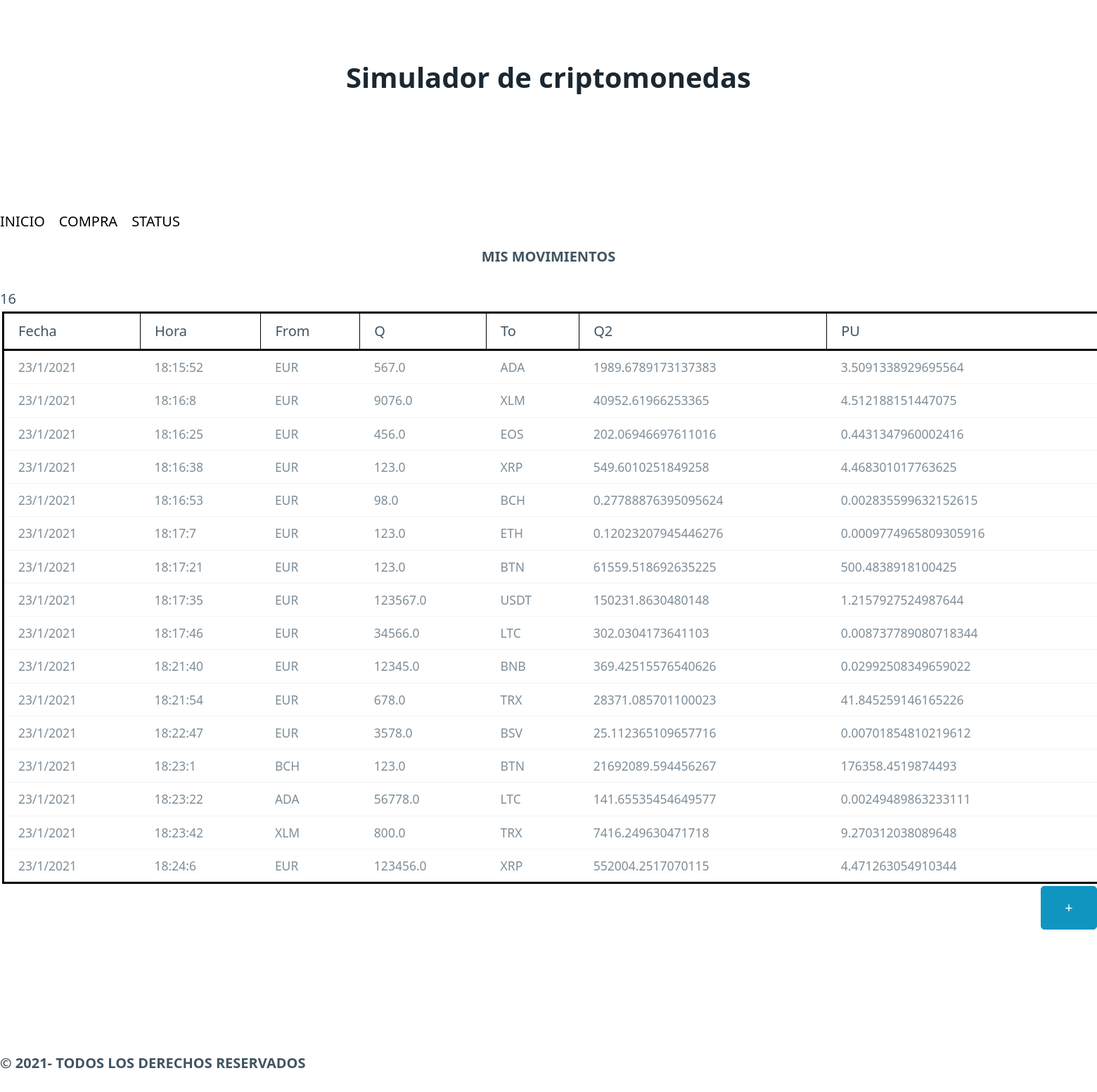
Before: / with the older database file.
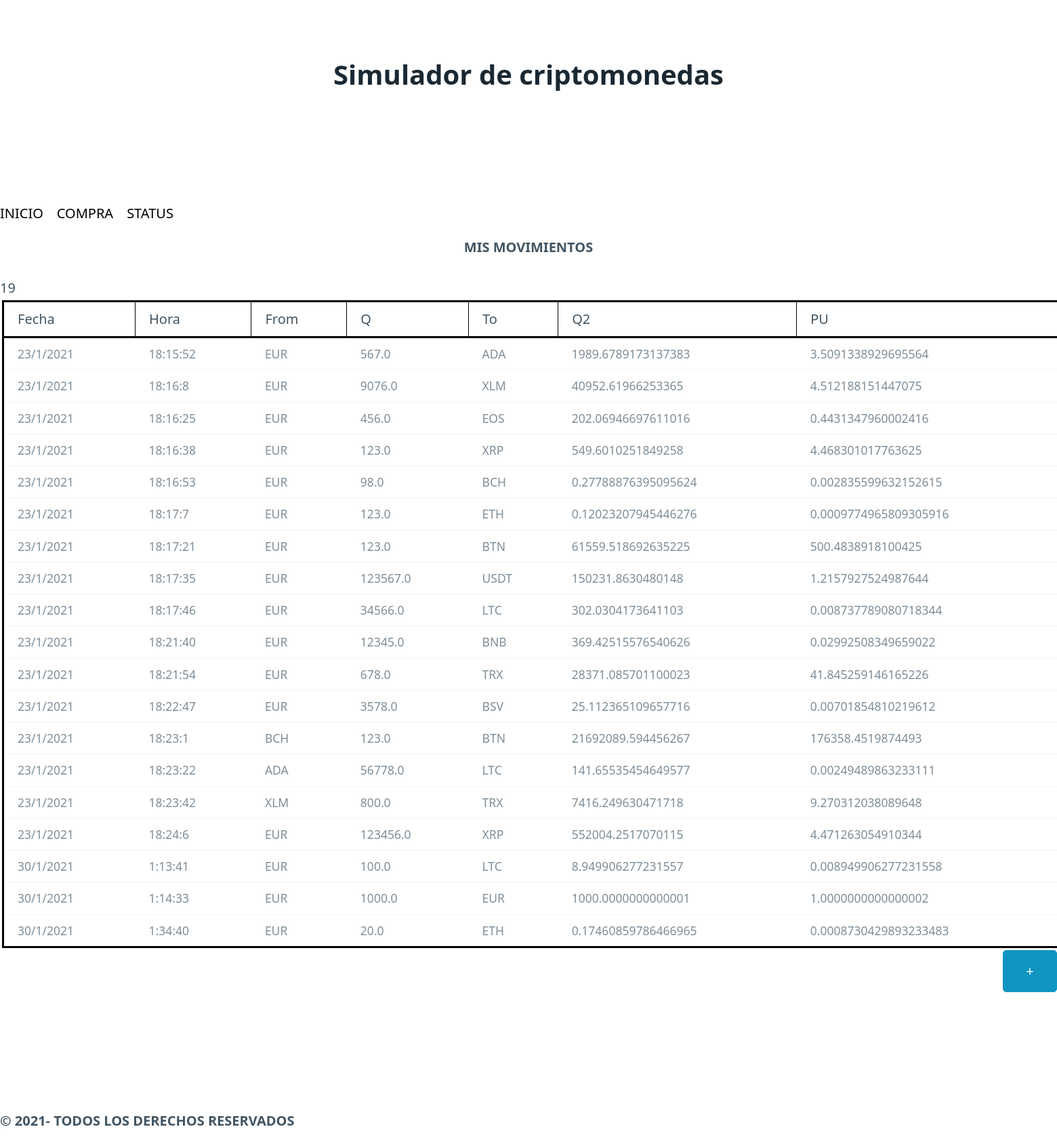
After: the same page with the newer database file.
### tables this page shows
CREATE TABLE "movimientos" (
	"id"	INTEGER,
	"date"	TEXT NOT NULL,
	"time"	TEXT NOT NULL,
	"from_currency"	TEXT NOT NULL,
	"from_quantity"	REAL NOT NULL,
	"to_currency"	TEXT NOT NULL,
	"to_quantity"	REAL NOT NULL,
	"PU"	REAL NOT NULL,
	PRIMARY KEY("id" AUTOINCREMENT)
);

### movements/views.py (the view)
@app.route("/")
def listaIngresos():
    form= MovementForm()
    conn= sqlite3.connect("movements/data/basededatos.db")
    c= conn.cursor()
    c.execute("SELECT date, time , from_currency, from_quantity, to_currency, to_quantity, PU FROM movimientos;") or []
    ingresos= c.fetchall()
    conn.close()
    '''# llamo a mi fichero csv
    fIngresos= open("movements/data/basededatos.csv ", "r")
    # leo linea a linea mi fichero
    csvReader= csv.reader(fIngresos, delimiter="," , quotechar='"')
    ingresos= list(csvReader) '''
    return render_template("movements.html", datos=ingresos , form=form)

### movements/templates/movements.html (shortened to what this page needs)
{% extends "inicio.html" %}
{% block contenido %}
<nav class="opciones123">
    <ul>
        <li><a class="milista" href="/" aria-disabled="true"> INICIO </a></li>
        <li><a  class="milista" href="compra.html">COMPRA</a></li>
        <li><a class="milista" href="status.html">STATUS</a></li>
    </ul>
</nav>
<p class="tituloinicio">MIS MOVIMIENTOS</p>
{{datos|length}}
{% if datos|length > 0 %}
<table class="tabla">
        <tr class="tabla2">
            <th class="opcion">Fecha</th>
            <th class="opcion">Hora</th>
            <th class="opcion">From</th>
            <th class="opcion">Q</th>
            <th class="opcion">To</th>
            <th class="opcion">Q2</th>
            <th class="opcion">PU</th>
        </tr>
    {% for registro in datos %}
        <tr>
        <td> {{ registro [0] }}</td>
        <td>{{ registro[1] }}</td>
        <td>{{ registro[2] }}</td>
        <td>{{ registro[3] }}</td>
        <td>{{ registro[4] }}</td>
        <td>{{ registro[5] }}</td>
        <td>{{ registro[6] }}</td>
        </tr>
    {% endfor %}
    {% else %}
    <p>NO HAY MOVIMIENTOS</p>
        {% endif %}
    </table>
    <button onclick="location.href='compra.html'"  class="boton"  type="button" class="btn btn-secondary btn-lg align-items-end"> + </button>
{% endblock %}

### movements/templates/inicio.html (shortened to what this page needs)
<!DOCTYPE html>
<html lang="en">
    <head>
        <link rel="stylesheet" href="{{ url_for('static', filename='css/pico.css') }}">
        <link rel="stylesheet" href="{{ url_for('static', filename='css/style.css') }}">
        <body class="imagen-fondo2">
            <header class="simulador">
                <h1>Simulador de criptomonedas</h1>
            </header>
        <head>
    </head>
        <section>
            {% block contenido %} {% endblock %}
        </section>
        <footer class="derechos">
            &copy; 2021- TODOS LOS DERECHOS RESERVADOS
        </footer>
    </body>
</html>

### movements/static/css/style.css (style rules this page uses)
.derechos { opacity: 100%; font-weight: bold; }
.imagen-fondo2 { background-image: url("https://fondosmil.com/fondo/16641.jpg"); background-size: cover; }
.boton { width: 80px; float:right }
.tituloinicio { text-align: center; font-weight: bold; }
.opciones123 { width: 200%; margin: auto; overflow:hidden; }
.tabla { border: 2px; border-color: black; }
.simulador { text-align: center; }
.derechos { opacity: 100%; }
.milista { float: right; padding: 0; margin: 0; color: black; }
.tabla { border-collapse: collapse; margin: 3px; padding: 2px; border: black 3px solid; }
.tabla2 { border: black 3px solid; }
.opcion { border: black 1px solid; }

Changed rows visible on the page:
added movimientos: date "30/1/2021", time "1:13:41", from_currency "EUR", from_quantity "100.0", to_currency "LTC", to_quantity "8.949906277231557", PU "0.008949906277231558"
added movimientos: date "30/1/2021", time "1:14:33", from_currency "EUR", from_quantity "1000.0", to_currency "EUR", to_quantity "1000.0000000000001", PU "1.0000000000000002"
added movimientos: date "30/1/2021", time "1:34:40", from_currency "EUR", from_quantity "20.0", to_currency "ETH", to_quantity "0.17460859786466965", PU "0.0008730429893233483"
Other visible differences:
{{ datos|length }}: "16" → "19"
